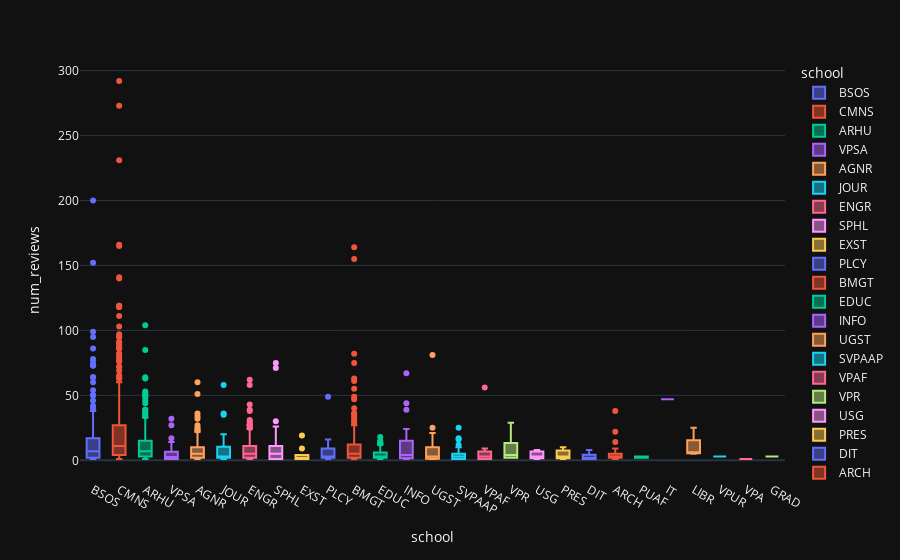

Source (notebook cell):
### Code cell
# TODO: Write safe first agg function that checks to see len(unique) == 1
merged_df.groupby("name", as_index=False).agg(
    {
        "school": "first",
        "salary": "first",
        "year": "first",
        "num_reviews": "sum",
        "name": "first"
    }
).plot(kind="box", x="school", y="num_reviews", color="school", hover_data=["name"])

### Figure 1 — Plotly figure (JSON) as saved in the notebook; plotly's stock layout.template omitted (floating-point values rounded to 4 significant figures; data arrays with more than 128 entries replaced by an {"elided": "..."} marker saying what was removed)
{"data": [{"alignmentgroup": "True", "customdata": {"elided": "233x1 str values"}, "hovertemplate": "school=%{x}<br>num_reviews=%{y}<br>name=%{customdata[0]}<extra></extra>", "legendgroup": "BSOS", "marker": {"color": "#636efa"}, "name": "BSOS", "notched": false, "offsetgroup": "BSOS", "orientation": "v", "showlegend": true, "type": "box", "x": {"elided": "233 str values"}, "x0": " ", "xaxis": "x", "y": {"elided": "233 int values"}, "y0": " ", "yaxis": "y"}, {"alignmentgroup": "True", "customdata": {"elided": "422x1 str values"}, "hovertemplate": "school=%{x}<br>num_reviews=%{y}<br>name=%{customdata[0]}<extra></extra>", "legendgroup": "CMNS", "marker": {"color": "#EF553B"}, "name": "CMNS", "notched": false, "offsetgroup": "CMNS", "orientation": "v", "showlegend": true, "type": "box", "x": {"elided": "422 str values"}, "x0": " ", "xaxis": "x", "y": {"elided": "422 int values"}, "y0": " ", "yaxis": "y"}, {"alignmentgroup": "True", "customdata": {"elided": "448x1 str values"}, "hovertemplate": "school=%{x}<br>num_reviews=%{y}<br>name=%{customdata[0]}<extra></extra>", "legendgroup": "ARHU", "marker": {"color": "#00cc96"}, "name": "ARHU", "notched": false, "offsetgroup": "ARHU", "orientation": "v", "showlegend": true, "type": "box", "x": {"elided": "448 str values"}, "x0": " ", "xaxis": "x", "y": {"elided": "448 int values"}, "y0": " ", "yaxis": "y"}, {"alignmentgroup": "True", "customdata": [["Aaron Hood"], ["Allynn C Powell"], ["Benjamin Jose Beltran"], ["Brandon C. Dula"], ["Christopher Carter"], ["Christopher Watson"], ["Daniel Hilaire"], ["Danielle Pafe"], ["Danielle Walker"], ["Devon Jackson"], ["Donald Tyler"], ["Erica Ely"], ["James E. Bond"], ["Joann Prosser"], ["Jose C Aranda"], ["Kevin Kenneally"], ["Lorae V. Bonamy-Lohve"], ["Maria O. Rodriguez"], ["Marion Washington"], ["Mary Mires"], ["Patricia Volcy"], ["Penny Jacobs"], ["Roy Thomason"], ["William Watson"]], "hovertemplate": "school=%{x}<br>num_reviews=%{y}<br>name=%{customdata[0]}<extra></extra>", "legendgroup": "VPSA", "marker": {"color": "#ab63fa"}, "name": "VPSA", "notched": false, "offsetgroup": "VPSA", "orientation": "v", "showlegend": true, "type": "box", "x": ["VPSA", "VPSA", "VPSA", "VPSA", "VPSA", "VPSA", "VPSA", "VPSA", "VPSA", "VPSA", "VPSA", "VPSA", "VPSA", "VPSA", "VPSA", "VPSA", "VPSA", "VPSA", "VPSA", "VPSA", "VPSA", "VPSA", "VPSA", "VPSA"], "x0": " ", "xaxis": "x", "y": [3, 1, 1, 1, 2, 7, 27, 10, 4, 2, 4, 2, 1, 2, 4, 1, 1, 1, 17, 2, 6, 32, 4, 14], "y0": " ", "yaxis": "y"}, {"alignmentgroup": "True", "customdata": [["Abani K Pradhan"], ["Amro Hassanein"], ["Amy L. Fisher"], ["Andrea Rice"], ["Angela Black"], ["Anna Alberini"], ["Anthony C. Pagnotti"], ["Becky Epanchin-Niell"], ["Bhanu Telugu"], ["Bruce R. James"], ["Burkhard Schulz"], ["Candace Pritchard"], ["Caroline R. Boules"], ["Catherine Sorenson"], ["Chelsea G Mays-Williams"], ["Christopher D. Ellis"], ["Christopher S. Walsh"], ["David Gormong"], ["David R. Tilley"], ["Deni Ruggeri"], ["Dennis R. Nola"], ["Diana Cochran"], ["Diana N. Obanda"], ["Edward F Orlando"], ["Edward J. Priola"], ["Eni Baballari"], ["Eric M Dunning"], ["Erik Lichtenberg"], ["Gary D. Coleman"], ["Gregory Schnaar"], ["Hee-Jung Song"], ["Howard D. Leathers"], ["Iqbal Hamza"], ["Jack Sullivan"], ["James Archsmith"], ["James Barey"], ["James C. Hanson"], ["James MacDonald"], ["Jennifer Gunnulfsen"], ["Jennifer M. Mullinax"], ["Jianhua Zhu"], ["Jinhee Kim"], ["JoEllen M. Barnhart"], ["Joanna B. Goger"], ["Joon Lee"], ["Jorge G. Holzer Bilbao"], ["Joshua Linn"], ["Kartik Misra"], ["Kasey M Moyes"], ["Kate Tully"], ["Kelley Ann Oklesson"], ["Kelsey Brooks"], ["Kenneth B. Ingram"], ["Kenneth L. Leonard"], ["Lance T. Yonkos"], ["Lars J. Olson"], ["Lea R Johnson"], ["Lori A Sefton"], ["Lori Lynch"], ["Magdalene N. Ngeve"], ["Margaret Udahogora"], ["Mark J. Carroll"], ["Mary Zaki"], ["Megan McLean"], ["Michael S. Kearney"], ["Mitchell Adam Pavao-Zuckerman"], ["Monica VanKlompenberg"], ["Monica Whent"], ["Nadine R. Sahyoun"], ["Neslihan Uler"], ["Nina Latassa"], ["Nishanth E Sunny"], ["Patrick C. Kangas"], ["Paul Goeringer"], ["Paul Leisnham"], ["Qin Wang"], ["Raymond R. Weil"], ["Richard A. Kohn"], ["Robert G. Chambers"], ["Robert L. Buchanan"], ["Robert M Ballenger"], ["Robert R. Peters"], ["Shaik Rahaman"], ["Shirley Ann Micallef"], ["Snaebjorn Gunnsteinsson"], ["Stephanie A Yarwood"], ["Steven Jaffee"], ["Tom E. Porter"], ["William Ray Stricklin"], ["Zhengguo Xiao"]], "hovertemplate": "school=%{x}<br>num_reviews=%{y}<br>name=%{customdata[0]}<extra></extra>", "legendgroup": "AGNR", "marker": {"color": "#FFA15A"}, "name": "AGNR", "notched": false, "offsetgroup": "AGNR", "orientation": "v", "showlegend": true, "type": "box", "x": ["AGNR", "AGNR", "AGNR", "AGNR", "AGNR", "AGNR", "AGNR", "AGNR", "AGNR", "AGNR", "AGNR", "AGNR", "AGNR", "AGNR", "AGNR", "AGNR", "AGNR", "AGNR", "AGNR", "AGNR", "AGNR", "AGNR", "AGNR", "AGNR", "AGNR", "AGNR", "AGNR", "AGNR", "AGNR", "AGNR", "AGNR", "AGNR", "AGNR", "AGNR", "AGNR", "AGNR", "AGNR", "AGNR", "AGNR", "AGNR", "AGNR", "AGNR", "AGNR", "AGNR", "AGNR", "AGNR", "AGNR", "AGNR", "AGNR", "AGNR", "AGNR", "AGNR", "AGNR", "AGNR", "AGNR", "AGNR", "AGNR", "AGNR", "AGNR", "AGNR", "AGNR", "AGNR", "AGNR", "AGNR", "AGNR", "AGNR", "AGNR", "AGNR", "AGNR", "AGNR", "AGNR", "AGNR", "AGNR", "AGNR", "AGNR", "AGNR", "AGNR", "AGNR", "AGNR", "AGNR", "AGNR", "AGNR", "AGNR", "AGNR", "AGNR", "AGNR", "AGNR", "AGNR", "AGNR", "AGNR"], "x0": " ", "xaxis": "x", "y": [5, 4, 6, 5, 15, 9, 3, 4, 1, 34, 6, 1, 5, 8, 18, 7, 7, 13, 8, 1, 24, 10, 2, 1, 5, 2, 13, 6, 1, 8, 23, 36, 12, 10, 9, 5, 7, 1, 2, 2, 4, 2, 17, 32, 1, 2, 5, 19, 13, 1, 4, 17, 1, 51, 27, 11, 8, 25, 2, 60, 13, 2, 3, 8, 22, 1, 10, 6, 3, 6, 4, 5, 7, 1, 5, 3, 1, 3, 5, 1, 12, 1, 2, 6, 4, 2, 6, 3, 3, 1], "y0": " ", "yaxis": "y"}, {"alignmentgroup": "True", "customdata": [["Abbie Bennett"], ["Alison Burns"], ["Anne Rose"], ["Barbara Barrett"], ["Bethany Swain"], ["Cassandra L. Clayton"], ["Chartese Burnett"], ["Christine D. Harvey"], ["Cindy Wright"], ["Constance J Ford"], ["Deborah J. Nelson"], ["Derek P Willis"], ["Diana L. Huffman"], ["Edward Alwood"], ["Gagan Nirula"], ["Ira H. Chinoy"], ["Janet M Terry"], ["Jerry Zremski"], ["Jon Soucy"], ["Joshua Davidsburg"], ["Kalyani Chadha"], ["Kevin Klose"], ["Krishnan Vasudevan"], ["Manny Fantis"], ["Mark Feldstein"], ["Mark Hyman"], ["Merrilee Cox"], ["Michael Mirny"], ["Renee Poussaint"], ["Robert Ruby"], ["Ronald A. Yaros"], ["Sandra A. Banisky"], ["Susan D. Moeller"], ["Timothy Jacobsen"], ["William Beecher"]], "hovertemplate": "school=%{x}<br>num_reviews=%{y}<br>name=%{customdata[0]}<extra></extra>", "legendgroup": "JOUR", "marker": {"color": "#19d3f3"}, "name": "JOUR", "notched": false, "offsetgroup": "JOUR", "orientation": "v", "showlegend": true, "type": "box", "x": ["JOUR", "JOUR", "JOUR", "JOUR", "JOUR", "JOUR", "JOUR", "JOUR", "JOUR", "JOUR", "JOUR", "JOUR", "JOUR", "JOUR", "JOUR", "JOUR", "JOUR", "JOUR", "JOUR", "JOUR", "JOUR", "JOUR", "JOUR", "JOUR", "JOUR", "JOUR", "JOUR", "JOUR", "JOUR", "JOUR", "JOUR", "JOUR", "JOUR", "JOUR", "JOUR"], "x0": " ", "xaxis": "x", "y": [3, 16, 36, 1, 7, 5, 2, 1, 1, 2, 18, 1, 6, 19, 2, 35, 1, 2, 1, 4, 6, 5, 3, 1, 20, 9, 11, 1, 3, 2, 20, 3, 58, 2, 4], "y0": " ", "yaxis": "y"}, {"alignmentgroup": "True", "customdata": {"elided": "242x1 str values"}, "hovertemplate": "school=%{x}<br>num_reviews=%{y}<br>name=%{customdata[0]}<extra></extra>", "legendgroup": "ENGR", "marker": {"color": "#FF6692"}, "name": "ENGR", "notched": false, "offsetgroup": "ENGR", "orientation": "v", "showlegend": true, "type": "box", "x": {"elided": "242 str values"}, "x0": " ", "xaxis": "x", "y": {"elided": "242 int values"}, "y0": " ", "yaxis": "y"}, {"alignmentgroup": "True", "customdata": [["Adam Beissel"], ["Allison Bayley"], ["Amelia Arria"], ["Amir Sapkota"], ["Amy A Morgan"], ["Andrea B Romeo"], ["Andrew Ginsberg"], ["Azieb W Kidanu"], ["Barbara Ann Curbow"], ["Ben F. Hurley"], ["Bradley O. Boekeloo"], ["Catherine Maybury"], ["Colleen M. Farmer"], ["Damion L Thomas"], ["Debra Bernat"], ["Dennis F. Vacante"], ["Dina Borzekowski"], ["Donna E Howard"], ["Edmond Shenassa"], ["Elise M Resnick"], ["Eric Boyle"], ["Ghaffar Ali Hurtado Choque"], ["Graciela Jaschek"], ["Jacqueline Wallen"], ["James M. Hagberg"], ["Jay D. Goldstein"], ["Jeffrey Beans"], ["Jennie A Phillips"], ["Jessica N. Fish"], ["Jie Chen"], ["Jo B. Zimmerman"], ["Joanne C. Klossner"], ["Kenneth H. Beck"], ["Kenneth W. Klotz"], ["Kerry M. Green"], ["Kerry W. Tripp"], ["Lauren Messina"], ["Lindsey Winter"], ["M Mokhtari"], ["M Sue Reynolds"], ["Manouchehr Mokhtari"], ["Marc A. Rogers"], ["Mariya Fox-Rabinovich"], ["Marvin W. Scott"], ["Mia A Smith-Bynum"], ["Michael Friedman"], ["Muhiuddin Haider"], ["Natalie Bea Slopen"], ["Patricia Lynn Fanflik"], ["Raul Cruz-Cano"], ["Robert S. Gold"], ["Robyn S. Zeiger"], ["Rodolphe J. Gentili"], ["Sacoby Wilson"], ["Sara L Bazaco"], ["Sarah Glancy"], ["Seppo E. Iso-Ahola"], ["Sharon E. Barrett"], ["Sharon M. Desmond"], ["Stephen Nkansah Amankra"], ["Stephen R. McDaniel"], ["Steven J. Prior"], ["Sylvette Antonia La Touche-Howard"], ["Tanner Kilpatrick"], ["Tim Kiemel"], ["Tracy Kennedy"], ["Xin He"], ["Zahra Saboori"]], "hovertemplate": "school=%{x}<br>num_reviews=%{y}<br>name=%{customdata[0]}<extra></extra>", "legendgroup": "SPHL", "marker": {"color": "#FF97FF"}, "name": "SPHL", "notched": false, "offsetgroup": "SPHL", "orientation": "v", "showlegend": true, "type": "box", "x": ["SPHL", "SPHL", "SPHL", "SPHL", "SPHL", "SPHL", "SPHL", "SPHL", "SPHL", "SPHL", "SPHL", "SPHL", "SPHL", "SPHL", "SPHL", "SPHL", "SPHL", "SPHL", "SPHL", "SPHL", "SPHL", "SPHL", "SPHL", "SPHL", "SPHL", "SPHL", "SPHL", "SPHL", "SPHL", "SPHL", "SPHL", "SPHL", "SPHL", "SPHL", "SPHL", "SPHL", "SPHL", "SPHL", "SPHL", "SPHL", "SPHL", "SPHL", "SPHL", "SPHL", "SPHL", "SPHL", "SPHL", "SPHL", "SPHL", "SPHL", "SPHL", "SPHL", "SPHL", "SPHL", "SPHL", "SPHL", "SPHL", "SPHL", "SPHL", "SPHL", "SPHL", "SPHL", "SPHL", "SPHL", "SPHL", "SPHL", "SPHL", "SPHL"], "x0": " ", "xaxis": "x", "y": [6, 4, 5, 14, 7, 3, 11, 1, 1, 1, 6, 17, 2, 13, 1, 3, 10, 26, 19, 12, 9, 1, 1, 7, 11, 9, 9, 5, 3, 3, 18, 2, 4, 3, 2, 30, 1, 1, 71, 1, 75, 18, 1, 13, 16, 4, 7, 1, 7, 3, 1, 9, 5, 9, 6, 1, 9, 1, 14, 1, 19, 2, 11, 1, 19, 2, 1, 1], "y0": " ", "yaxis": "y"}, {"alignmentgroup": "True", "customdata": [["Alan Anderson"], ["Hilary L. Sazama"], ["Howard M Fribush"], ["Jamie L Fry"], ["Jamie Stednitz"], ["Lenaya Stewart"], ["Michael C Bazaco"], ["Prem Saggar"], ["Priscilla Joy Novak"], ["Sandra L. Saperstein"], ["Sandra May Fox-Moon"], ["Sherrie Lee Tennessee"]], "hovertemplate": "school=%{x}<br>num_reviews=%{y}<br>name=%{customdata[0]}<extra></extra>", "legendgroup": "EXST", "marker": {"color": "#FECB52"}, "name": "EXST", "notched": false, "offsetgroup": "EXST", "orientation": "v", "showlegend": true, "type": "box", "x": ["EXST", "EXST", "EXST", "EXST", "EXST", "EXST", "EXST", "EXST", "EXST", "EXST", "EXST", "EXST"], "x0": " ", "xaxis": "x", "y": [19, 1, 9, 1, 1, 1, 3, 4, 2, 4, 1, 1], "y0": " ", "yaxis": "y"}, {"alignmentgroup": "True", "customdata": [["Alana C. Hackshaw"], ["Alec Worsnop"], ["Angela Bies"], ["Anne R. Kaiser"], ["Brian David A Mussington"], ["Chloe Schwenke"], ["Claire Dunning"], ["David A. Crocker"], ["Donald F. Kettl"], ["Ebonie Johnson Cooper"], ["Jennifer Nash Littlefield"], ["Joannie Tremblay-Boire"], ["Juan Pablo Martinez Guzman"], ["M Apolonia Calderon"], ["Mathew Feehan"], ["Megan Campbell"], ["Michael D. Busse"], ["Nathan E Hultman"], ["Nina P. Harris"], ["Phillip L. Swagel"], ["Rexanah P. Wyse Morrissette"], ["Sara Z Kutchesfahani"], ["Shanna\nHelena Pearson-Merkowitz"], ["Susannah L Washburn"], ["Thomas C. Hilde"], ["Toby Egan"]], "hovertemplate": "school=%{x}<br>num_reviews=%{y}<br>name=%{customdata[0]}<extra></extra>", "legendgroup": "PLCY", "marker": {"color": "#636efa"}, "name": "PLCY", "notched": false, "offsetgroup": "PLCY", "orientation": "v", "showlegend": true, "type": "box", "x": ["PLCY", "PLCY", "PLCY", "PLCY", "PLCY", "PLCY", "PLCY", "PLCY", "PLCY", "PLCY", "PLCY", "PLCY", "PLCY", "PLCY", "PLCY", "PLCY", "PLCY", "PLCY", "PLCY", "PLCY", "PLCY", "PLCY", "PLCY", "PLCY", "PLCY", "PLCY"], "x0": " ", "xaxis": "x", "y": [11, 2, 6, 12, 1, 1, 7, 9, 4, 2, 5, 3, 1, 3, 12, 2, 1, 9, 2, 2, 2, 1, 2, 16, 3, 49], "y0": " ", "yaxis": "y"}, {"alignmentgroup": "True", "customdata": {"elided": "141x1 str values"}, "hovertemplate": "school=%{x}<br>num_reviews=%{y}<br>name=%{customdata[0]}<extra></extra>", "legendgroup": "BMGT", "marker": {"color": "#EF553B"}, "name": "BMGT", "notched": false, "offsetgroup": "BMGT", "orientation": "v", "showlegend": true, "type": "box", "x": {"elided": "141 str values"}, "x0": " ", "xaxis": "x", "y": {"elided": "141 int values"}, "y0": " ", "yaxis": "y"}, {"alignmentgroup": "True", "customdata": [["Alberto F. Cabrera"], ["Alexa Romberg"], ["Allan L. Wigfield"], ["Amy D D'Agati"], ["Carolina Napp-Avelli"], ["Christina M. Edmonds"], ["Daniela Wagner-Loera"], ["David Weintrop"], ["Deanna R. Collins"], ["Denis F. Sullivan"], ["Dennis R. Herschbach"], ["Doug Lombardi"], ["Elisa L. Klein"], ["Elizabeth Anne Robertson-Tchabo"], ["Frances L. Kohl"], ["Francine Marchese"], ["Gregory R. Hancock"], ["Gulnoza Yakubova"], ["Heather A. Mehrtens"], ["Jaclyn Klueger Stief"], ["Jason C Chow"], ["Jeff MacSwan"], ["Jennie H. Lee-Kim"], ["Jessica Diaz McKechnie"], ["Jing Lin"], ["Joan Lieber"], ["Joseph L. McCaleb"], ["Leslie Page-Voth"], ["Lisa Eaker"], ["Marilena Draganescu"], ["Min Wang"], ["Natasha J. Cabrera"], ["Nathan A. Fox"], ["Patricia A. Alexander"], ["Peter E. Leone"], ["Renee L Garraway"], ["Robert F. Marcus"], ["Sandra Rose"], ["Stacey C. Williams"], ["Tori Page-Voth"], ["Wayne H Slater"], ["Yang Liu"], ["Yewon Lee"]], "hovertemplate": "school=%{x}<br>num_reviews=%{y}<br>name=%{customdata[0]}<extra></extra>", "legendgroup": "EDUC", "marker": {"color": "#00cc96"}, "name": "EDUC", "notched": false, "offsetgroup": "EDUC", "orientation": "v", "showlegend": true, "type": "box", "x": ["EDUC", "EDUC", "EDUC", "EDUC", "EDUC", "EDUC", "EDUC", "EDUC", "EDUC", "EDUC", "EDUC", "EDUC", "EDUC", "EDUC", "EDUC", "EDUC", "EDUC", "EDUC", "EDUC", "EDUC", "EDUC", "EDUC", "EDUC", "EDUC", "EDUC", "EDUC", "EDUC", "EDUC", "EDUC", "EDUC", "EDUC", "EDUC", "EDUC", "EDUC", "EDUC", "EDUC", "EDUC", "EDUC", "EDUC", "EDUC", "EDUC", "EDUC", "EDUC"], "x0": " ", "xaxis": "x", "y": [2, 2, 2, 1, 4, 2, 3, 2, 1, 6, 15, 4, 5, 13, 3, 1, 3, 1, 2, 1, 1, 3, 12, 6, 5, 2, 7, 2, 6, 1, 4, 6, 8, 14, 13, 3, 6, 13, 1, 1, 18, 1, 7], "y0": " ", "yaxis": "y"}, {"alignmentgroup": "True", "customdata": [["Alex Leitch"], ["Amanda Lazar"], ["Andrea Wiggins"], ["Babak Fotouhi"], ["Bill Kules"], ["Bruce W. Dearstyne"], ["Caro Williams-Pierce"], ["Christopher Antoun"], ["David E Patrick"], ["Donal Heidenblad"], ["Elizabeth Marie Bonsignore"], ["Galina Madjaroff"], ["Ge Gao"], ["Hernisa Kacorri"], ["Jason R. Baron"], ["Jennifer Ann Golbeck"], ["Jess Feltner"], ["Jessica Vitak"], ["Joel Chan"], ["Joyce Garczynski"], ["Katie Shilton"], ["Katy Lawley"], ["LaRia Rogers"], ["Leonard Mayfield"], ["M R Sauter"], ["Naeemul Hassan"], ["P Kshetry"], ["Patrick Thornton"], ["Ping Wang"], ["Pratima Kshetry"], ["Ray Barker"], ["Renee F Hill"], ["Richard Marciano"], ["Ryan O'Grady"], ["Sarah Ann Gilbert"], ["Shawn Janzen"], ["Susan J Winter"], ["Timothy M. Richards"], ["Ursula Gorham-Oscilowski"], ["Vedat G. Diker"], ["Victoria Anne Van Hyning"], ["Vikas M Sahasrabudhe"], ["Wayne Lutters"], ["Yla Tausczik"]], "hovertemplate": "school=%{x}<br>num_reviews=%{y}<br>name=%{customdata[0]}<extra></extra>", "legendgroup": "INFO", "marker": {"color": "#ab63fa"}, "name": "INFO", "notched": false, "offsetgroup": "INFO", "orientation": "v", "showlegend": true, "type": "box", "x": ["INFO", "INFO", "INFO", "INFO", "INFO", "INFO", "INFO", "INFO", "INFO", "INFO", "INFO", "INFO", "INFO", "INFO", "INFO", "INFO", "INFO", "INFO", "INFO", "INFO", "INFO", "INFO", "INFO", "INFO", "INFO", "INFO", "INFO", "INFO", "INFO", "INFO", "INFO", "INFO", "INFO", "INFO", "INFO", "INFO", "INFO", "INFO", "INFO", "INFO", "INFO", "INFO", "INFO", "INFO"], "x0": " ", "xaxis": "x", "y": [18, 4, 1, 16, 7, 6, 2, 8, 1, 24, 16, 1, 1, 3, 4, 39, 3, 11, 67, 4, 2, 23, 8, 3, 15, 2, 2, 1, 9, 5, 1, 4, 1, 23, 5, 44, 1, 3, 20, 15, 1, 1, 1, 4], "y0": " ", "yaxis": "y"}, {"alignmentgroup": "True", "customdata": [["Alexandra Harlig"], ["Alexandria Grant"], ["Ashley L Broomes"], ["Binod Paudyal"], ["Cassie Harrington"], ["Cathy W. Barks"], ["Colman J. McCarthy"], ["Devyn Sturdavant"], ["Dorith Grant-Wisdom"], ["Emily Francoise-Bove"], ["Gaby A. Hernandez"], ["Gregory Jay Shaffer"], ["Heidi Scott"], ["Iceney M Williams"], ["Ingrid I. Satelmajer"], ["Jeffrey Kodis"], ["Jesse Cordes Selbin"], ["John B. Carlson"], ["Lauren Cannady"], ["Leigha McReynolds"], ["Marchelle Renae Payne-Gassaway"], ["Margaret Elwell"], ["Melissa Carry"], ["Melissa Del Rios"], ["Owen Parkins"], ["Sara Schotland"], ["Stephan Blatti"], ["Terry K Park"], ["Tyson T. Slocum"], ["Veronica Zebadua-Yanez"], ["Vineeta Singh"], ["Yali Pan"], ["Yenti G. Sunarto"], ["Yeram Cheong"], ["Zhi Xiang Lin"]], "hovertemplate": "school=%{x}<br>num_reviews=%{y}<br>name=%{customdata[0]}<extra></extra>", "legendgroup": "UGST", "marker": {"color": "#FFA15A"}, "name": "UGST", "notched": false, "offsetgroup": "UGST", "orientation": "v", "showlegend": true, "type": "box", "x": ["UGST", "UGST", "UGST", "UGST", "UGST", "UGST", "UGST", "UGST", "UGST", "UGST", "UGST", "UGST", "UGST", "UGST", "UGST", "UGST", "UGST", "UGST", "UGST", "UGST", "UGST", "UGST", "UGST", "UGST", "UGST", "UGST", "UGST", "UGST", "UGST", "UGST", "UGST", "UGST", "UGST", "UGST", "UGST"], "x0": " ", "xaxis": "x", "y": [6, 4, 1, 2, 2, 15, 18, 1, 81, 1, 3, 3, 11, 7, 17, 3, 1, 25, 2, 5, 2, 6, 21, 1, 1, 11, 1, 13, 4, 7, 2, 1, 1, 2, 2], "y0": " ", "yaxis": "y"}, {"alignmentgroup": "True", "customdata": [["Alexandra L Jones"], ["Benjamin Janus"], ["Brian Leak"], ["Brooke Smith"], ["Catherine Spirito"], ["Chen-Yu Tsao"], ["David A. O'Brochta"], ["Edward Eisenstein"], ["Emina Herovic"], ["Erica Estrada-Liou"], ["Gregory F. Payne"], ["Halli S. Weiner"], ["James N. Culver"], ["Jennifer Pham"], ["Jessica K. O'Hara"], ["Jonathan Goodson"], ["Joseph Williams"], ["Kyungjin Yoo"], ["Mariah M. Bauer"], ["Melissa Thompson"], ["Michael D Colson"], ["Mira Azarm"], ["Mohammad Fazelpour"], ["Molly Jo Goodfellow"], ["Muge Karagoz"], ["Nevine M El-leithy"], ["Patrick J Killion"], ["Quira Zeidan"], ["Raymond H Tu"], ["Sharon E Colvin"], ["Shunyuan Xiao"], ["Thanicha Ruangmas"], ["Veronica Marin"], ["Yun Choi"]], "hovertemplate": "school=%{x}<br>num_reviews=%{y}<br>name=%{customdata[0]}<extra></extra>", "legendgroup": "SVPAAP", "marker": {"color": "#19d3f3"}, "name": "SVPAAP", "notched": false, "offsetgroup": "SVPAAP", "orientation": "v", "showlegend": true, "type": "box", "x": ["SVPAAP", "SVPAAP", "SVPAAP", "SVPAAP", "SVPAAP", "SVPAAP", "SVPAAP", "SVPAAP", "SVPAAP", "SVPAAP", "SVPAAP", "SVPAAP", "SVPAAP", "SVPAAP", "SVPAAP", "SVPAAP", "SVPAAP", "SVPAAP", "SVPAAP", "SVPAAP", "SVPAAP", "SVPAAP", "SVPAAP", "SVPAAP", "SVPAAP", "SVPAAP", "SVPAAP", "SVPAAP", "SVPAAP", "SVPAAP", "SVPAAP", "SVPAAP", "SVPAAP", "SVPAAP"], "x0": " ", "xaxis": "x", "y": [2, 17, 5, 4, 12, 2, 4, 3, 1, 1, 2, 1, 3, 1, 16, 2, 4, 4, 1, 3, 3, 2, 25, 1, 3, 10, 6, 1, 3, 1, 3, 6, 1, 8], "y0": " ", "yaxis": "y"}, {"alignmentgroup": "True", "customdata": [["Alvin Mitchell"], ["Daniel Moser"], ["Jack T. Baker"], ["James M. Green"], ["Kathleen Booker"], ["Michael Ellis"], ["Nancy Sierra"], ["Nelson Riley"], ["Robert O. Ivey"]], "hovertemplate": "school=%{x}<br>num_reviews=%{y}<br>name=%{customdata[0]}<extra></extra>", "legendgroup": "VPAF", "marker": {"color": "#FF6692"}, "name": "VPAF", "notched": false, "offsetgroup": "VPAF", "orientation": "v", "showlegend": true, "type": "box", "x": ["VPAF", "VPAF", "VPAF", "VPAF", "VPAF", "VPAF", "VPAF", "VPAF", "VPAF"], "x0": " ", "xaxis": "x", "y": [3, 6, 1, 56, 1, 9, 3, 1, 2], "y0": " ", "yaxis": "y"}, {"alignmentgroup": "True", "customdata": [["Aric Bills"], ["Dean Chang"], ["Rebecca Wagner"], ["Thomas J. Conners"], ["William C Regli"]], "hovertemplate": "school=%{x}<br>num_reviews=%{y}<br>name=%{customdata[0]}<extra></extra>", "legendgroup": "VPR", "marker": {"color": "#B6E880"}, "name": "VPR", "notched": false, "offsetgroup": "VPR", "orientation": "v", "showlegend": true, "type": "box", "x": ["VPR", "VPR", "VPR", "VPR", "VPR"], "x0": " ", "xaxis": "x", "y": [29, 2, 8, 2, 4], "y0": " ", "yaxis": "y"}, {"alignmentgroup": "True", "customdata": [["Arielle Singleton"], ["Daniel E Feinberg"], ["Jennifer Riehl"]], "hovertemplate": "school=%{x}<br>num_reviews=%{y}<br>name=%{customdata[0]}<extra></extra>", "legendgroup": "USG", "marker": {"color": "#FF97FF"}, "name": "USG", "notched": false, "offsetgroup": "USG", "orientation": "v", "showlegend": true, "type": "box", "x": ["USG", "USG", "USG"], "x0": " ", "xaxis": "x", "y": [8, 1, 3], "y0": " ", "yaxis": "y"}, {"alignmentgroup": "True", "customdata": [["Ashley Bair"], ["Benjamin D Hoffman"], ["Christopher Lester"], ["Joseph Richard Schoen"], ["Kevin Anderson"], ["Michael A Miller"], ["Rose DiPaula"], ["Tasha Harris"]], "hovertemplate": "school=%{x}<br>num_reviews=%{y}<br>name=%{customdata[0]}<extra></extra>", "legendgroup": "PRES", "marker": {"color": "#FECB52"}, "name": "PRES", "notched": false, "offsetgroup": "PRES", "orientation": "v", "showlegend": true, "type": "box", "x": ["PRES", "PRES", "PRES", "PRES", "PRES", "PRES", "PRES", "PRES"], "x0": " ", "xaxis": "x", "y": [10, 5, 4, 10, 1, 2, 2, 1], "y0": " ", "yaxis": "y"}, {"alignmentgroup": "True", "customdata": [["Bertrand Sobesto"], ["Caitlin Flory"], ["Daniel B Rick"], ["Daniel Griffie"], ["Joseph Drasin"], ["Kevin T. Shivers"], ["Lauren Neimeyer"], ["Robert O. Williams"], ["Xi Yang"]], "hovertemplate": "school=%{x}<br>num_reviews=%{y}<br>name=%{customdata[0]}<extra></extra>", "legendgroup": "DIT", "marker": {"color": "#636efa"}, "name": "DIT", "notched": false, "offsetgroup": "DIT", "orientation": "v", "showlegend": true, "type": "box", "x": ["DIT", "DIT", "DIT", "DIT", "DIT", "DIT", "DIT", "DIT", "DIT"], "x0": " ", "xaxis": "x", "y": [5, 4, 2, 1, 1, 1, 1, 8, 1], "y0": " ", "yaxis": "y"}, {"alignmentgroup": "True", "customdata": [["Carl H. Bovill"], ["Chengri Ding"], ["Cynthia R Field"], ["David Falk"], ["Georgeanne N. Matthews"], ["Heidi Bulich"], ["Isabelle J. Gournay"], ["Kenneth P Filler"], ["Lester Escobal"], ["Lindsey M May"], ["Madlen Simon"], ["Marccus D Hendricks"], ["Marcus Ervin"], ["Margaret McFarland"], ["Matthew J. Bell"], ["Matthew L Geiss"], ["Michael P Binder"], ["Ming Hu"], ["Ronit Eisenbach"]], "hovertemplate": "school=%{x}<br>num_reviews=%{y}<br>name=%{customdata[0]}<extra></extra>", "legendgroup": "ARCH", "marker": {"color": "#EF553B"}, "name": "ARCH", "notched": false, "offsetgroup": "ARCH", "orientation": "v", "showlegend": true, "type": "box", "x": ["ARCH", "ARCH", "ARCH", "ARCH", "ARCH", "ARCH", "ARCH", "ARCH", "ARCH", "ARCH", "ARCH", "ARCH", "ARCH", "ARCH", "ARCH", "ARCH", "ARCH", "ARCH", "ARCH"], "x0": " ", "xaxis": "x", "y": [1, 1, 2, 2, 2, 1, 4, 4, 22, 5, 2, 14, 3, 2, 2, 9, 3, 5, 38], "y0": " ", "yaxis": "y"}, {"alignmentgroup": "True", "customdata": [["Charles G. Field"], ["Robert H. Sprinkle"]], "hovertemplate": "school=%{x}<br>num_reviews=%{y}<br>name=%{customdata[0]}<extra></extra>", "legendgroup": "PUAF", "marker": {"color": "#00cc96"}, "name": "PUAF", "notched": false, "offsetgroup": "PUAF", "orientation": "v", "showlegend": true, "type": "box", "x": ["PUAF", "PUAF"], "x0": " ", "xaxis": "x", "y": [2, 3], "y0": " ", "yaxis": "y"}, {"alignmentgroup": "True", "customdata": [["Charles Lin"]], "hovertemplate": "school=%{x}<br>num_reviews=%{y}<br>name=%{customdata[0]}<extra></extra>", "legendgroup": "IT", "marker": {"color": "#ab63fa"}, "name": "IT", "notched": false, "offsetgroup": "IT", "orientation": "v", "showlegend": true, "type": "box", "x": ["IT"], "x0": " ", "xaxis": "x", "y": [47], "y0": " ", "yaxis": "y"}, {"alignmentgroup": "True", "customdata": [["Drew Barker"], ["Elizabeth Larson"], ["Matthew Smith"], ["Rachel Gammons"]], "hovertemplate": "school=%{x}<br>num_reviews=%{y}<br>name=%{customdata[0]}<extra></extra>", "legendgroup": "LIBR", "marker": {"color": "#FFA15A"}, "name": "LIBR", "notched": false, "offsetgroup": "LIBR", "orientation": "v", "showlegend": true, "type": "box", "x": ["LIBR", "LIBR", "LIBR", "LIBR"], "x0": " ", "xaxis": "x", "y": [6, 6, 25, 5], "y0": " ", "yaxis": "y"}, {"alignmentgroup": "True", "customdata": [["Fulvio Cativo"]], "hovertemplate": "school=%{x}<br>num_reviews=%{y}<br>name=%{customdata[0]}<extra></extra>", "legendgroup": "VPUR", "marker": {"color": "#19d3f3"}, "name": "VPUR", "notched": false, "offsetgroup": "VPUR", "orientation": "v", "showlegend": true, "type": "box", "x": ["VPUR"], "x0": " ", "xaxis": "x", "y": [3], "y0": " ", "yaxis": "y"}, {"alignmentgroup": "True", "customdata": [["James Conner"], ["Karen A Petroff"], ["Steven K Wall"]], "hovertemplate": "school=%{x}<br>num_reviews=%{y}<br>name=%{customdata[0]}<extra></extra>", "legendgroup": "VPA", "marker": {"color": "#FF6692"}, "name": "VPA", "notched": false, "offsetgroup": "VPA", "orientation": "v", "showlegend": true, "type": "box", "x": ["VPA", "VPA", "VPA"], "x0": " ", "xaxis": "x", "y": [1, 1, 1], "y0": " ", "yaxis": "y"}, {"alignmentgroup": "True", "customdata": [["Linda C. Macri"]], "hovertemplate": "school=%{x}<br>num_reviews=%{y}<br>name=%{customdata[0]}<extra></extra>", "legendgroup": "GRAD", "marker": {"color": "#B6E880"}, "name": "GRAD", "notched": false, "offsetgroup": "GRAD", "orientation": "v", "showlegend": true, "type": "box", "x": ["GRAD"], "x0": " ", "xaxis": "x", "y": [3], "y0": " ", "yaxis": "y"}], "layout": {"boxmode": "overlay", "legend": {"title": {"text": "school"}, "tracegroupgap": 0}, "margin": {"t": 60}, "xaxis": {"anchor": "y", "categoryarray": ["BSOS", "CMNS", "ARHU", "VPSA", "AGNR", "JOUR", "ENGR", null, "SPHL", "EXST", "PLCY", "BMGT", "EDUC", "INFO", "UGST", "SVPAAP", "VPAF", "VPR", "USG", "PRES", "DIT", "ARCH", "PUAF", "IT", "LIBR", "VPUR", "VPA", "GRAD"], "categoryorder": "array", "domain": [0, 1], "title": {"text": "school"}}, "yaxis": {"anchor": "x", "domain": [0, 1], "title": {"text": "num_reviews"}}}}
